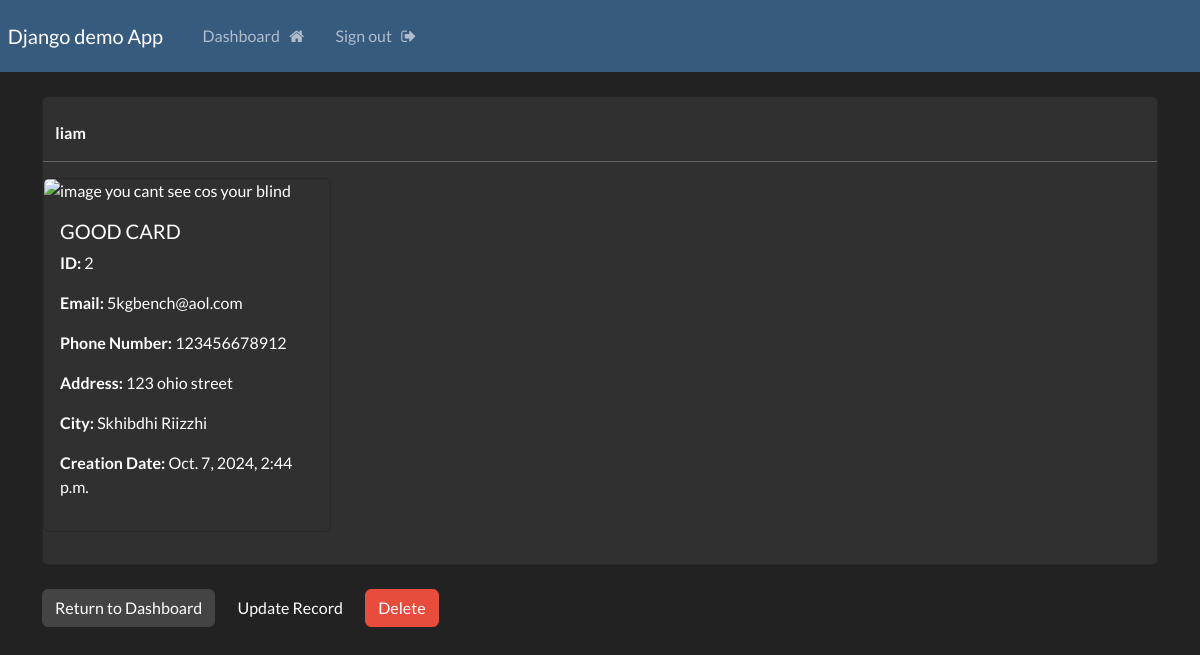
The page /record/2 (signed in) on the database its author committed.
### website/models.py (models this page shows, shortened)
class Record(models.Model):
    creation_data = models.DateTimeField(auto_now_add = True)
    first_name = models.CharField(max_length = 100)
    last_name = models.CharField(max_length = 100)
    email = models.CharField(max_length = 255)
    phone = models.CharField(max_length = 20)
    address = models.CharField(max_length = 255)
    city = models.CharField(max_length = 255)

### website/views.py (the view)
# urls.py: path('record/<int:pk>', views.singular_record, name="record"),
@login_required(login_url='my-login')
def singular_record(request, pk):
    one_record = Record.objects.get(id=pk)
    context = {'record':one_record}
    return render(request, 'website/view-record.html', context=context)

### website/templates/website/view-record.html (shortened to what this page needs)
{% extends 'website/base.html' %}
{% block content %}
    <div class="card">
        <strong>
            <br>
            {{record.first_name}}
        </strong>
        <hr>
        <div class="card" style="width: 18rem;">
            <img class="card-img-top" src="..." alt="image you cant see cos your blind">
            <div class="card-body">
              <h5 class="card-title">GOOD CARD</h5>
              <p> <strong> ID: </strong> {{record.id}} </p>
            <p> <strong> Email: </strong> {{record.email}} </p>
            <p> <strong> Phone Number: </strong> {{record.phone}} </p>
            <p> <strong> Address: </strong> {{record.address}} </p>
            <p> <strong> City: </strong> {{record.city}} </p>
            <p> <strong> Creation Date: </strong> {{record.creation_data}} </p>
            </div>
          </div>
        <div class="card-body">
        </div>
    </div>
    <br>
    <a href="{% url 'dashboard' %}" class="btn btn-secondary"> Return to Dashboard </a>
    <a href="{% url 'update-record' record.id %}" class=btn btn-info> Update Record </a>
    <a href="{% url '' %}"class="btn btn-danger"> Delete </a>
{% endblock %}

### rows shown on the page
Record: first_name "liam", id "2", email "5kgbench@aol.com", phone "123456678912", address "123 ohio street", city "Skhibdhi Riizzhi", creation_data "Oct. 7, 2024, 2:44 p.m."
